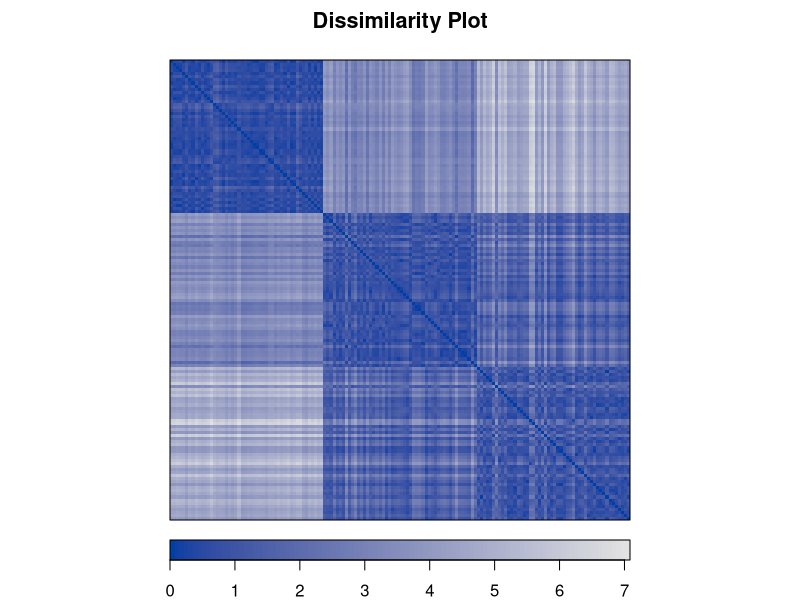
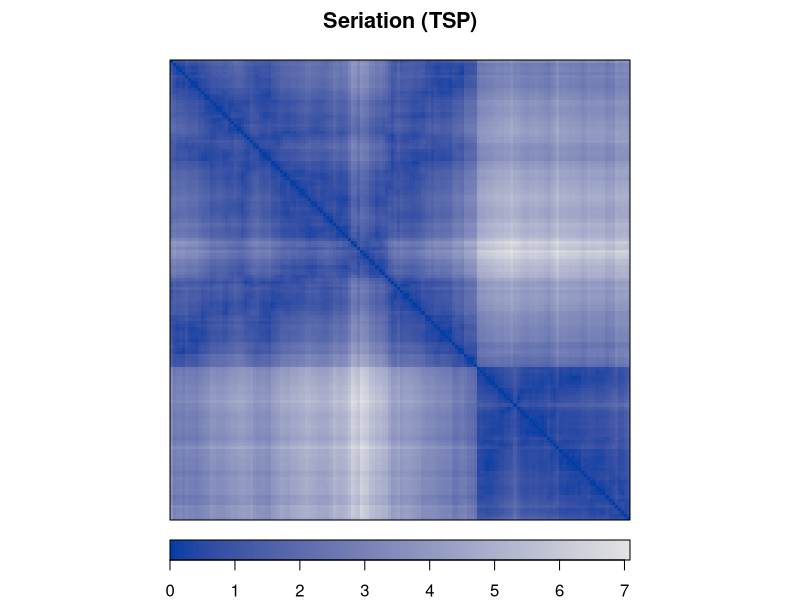
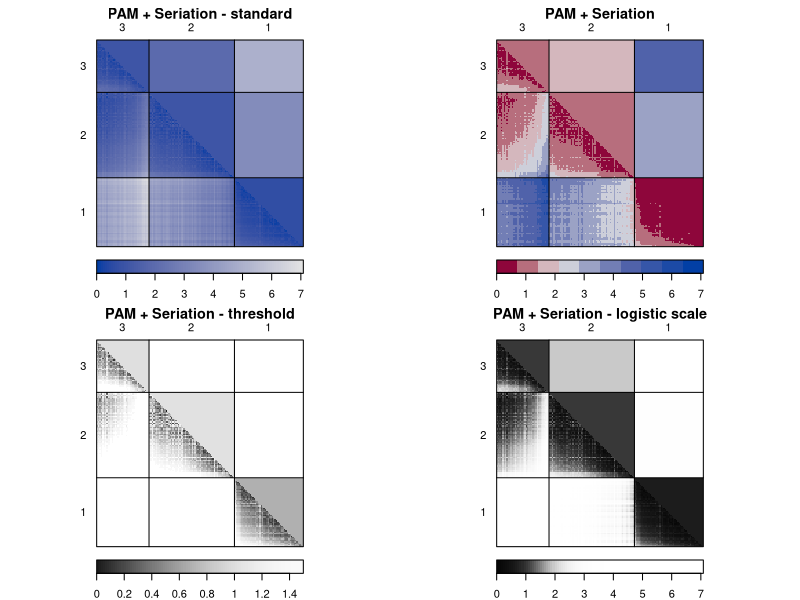

These charts were generated, in order, by the following R code:
library(seriation)


### Name: dissplot
### Title: Dissimilarity Plot
### Aliases: dissplot plot.reordered_cluster_dissimilarity_matrix
###   print.reordered_cluster_dissimilarity_matrix
### Keywords: hplot cluster

### ** Examples

data("iris")
d <- dist(iris[-5])

## plot original matrix
res <- dissplot(d, method = NA)

## plot reordered matrix using the nearest insertion algorithm (from tsp)
res <- dissplot(d, method = "TSP",
    options = list(main = "Seriation (TSP)"))

## cluster with pam (we know iris has 3 clusters)
library("cluster")
l <- pam(d, 3, cluster.only = TRUE)

## we use a grid layout to place several plots on a page
library("grid")
grid.newpage()
pushViewport(viewport(layout=grid.layout(nrow = 2, ncol = 2),
    gp = gpar(fontsize = 8)))
pushViewport(viewport(layout.pos.row = 1, layout.pos.col = 1))

## visualize the clustering (using Spectral between clusters and MDS within)
res <- dissplot(d, l, method = list(inter = "Spectral", intra = "MDS"),
    options = list(main = "PAM + Seriation - standard",
    newpage = FALSE))

popViewport()
pushViewport(viewport(layout.pos.row = 1, layout.pos.col = 2))

## more visualization options. Note that we reuse the reordered object res!
## color: use 10 shades red-blue
plot(res, options = list(main = "PAM + Seriation",
    col= bluered(10, bias=.5), newpage = FALSE))

popViewport()
pushViewport(viewport(layout.pos.row = 2, layout.pos.col = 1))

## threshold (using zlim) and cubic scale to highlight differences
plot(res, options = list(main = "PAM + Seriation - threshold",
    zlim = c(0, 1.5), col = greys(100, power = 2), newpage = FALSE))

popViewport()
pushViewport(viewport(layout.pos.row = 2, layout.pos.col = 2))

## use custom (logistic) scale
plot(res, options = list(main = "PAM + Seriation - logistic scale",
    col= hcl(c = 0, l = (plogis(seq(10, 0, length=100),
	location = 2, scale = 1/2, log = FALSE))*100),
	newpage = FALSE))

popViewport(2)

## the reordered_cluster_dissimilarity_matrix object
res
names(res)
